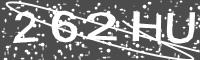
#> input picture dataset/origin/262HU.png, 200 x 60 px; its folder holds only this picture in this run
$ python -i clean_data.py   (imports and definitions only)
#> lines starting #> are read from the running program, lines starting #| are printed output that depends on the picture; after the words box and inside, x2 and y2 are one past the last pixel; in counts of white or black regions, pixels touching at a corner belong together
#> further down, picture is the input picture: shape (60, 200, 3); min 47, max 255, mean 127.4
import os
import cv2
from collections import Counter

import numpy as np


def clean_image(image: cv2.typing.MatLike, show_steps=False):
#> called with show_steps = False
    gray = cv2.cvtColor(image, cv2.COLOR_BGR2GRAY)

    blurred = cv2.GaussianBlur(gray, (3, 3), 0)
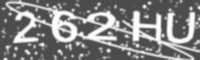
#> blurred: shape (60, 200); min 72, max 255, mean 127.5
    opened = cv2.morphologyEx(
        blurred, cv2.MORPH_OPEN, cv2.getStructuringElement(cv2.MORPH_RECT, (4, 4))
    )
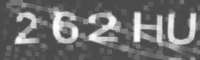
#> opened: shape (60, 200); min 72, max 252, mean 111.1
    eroded = cv2.erode(
        opened, cv2.getStructuringElement(cv2.MORPH_RECT, (3, 3)), iterations=1
    )
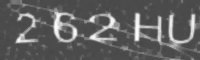
#> eroded: shape (60, 200); min 72, max 252, mean 96.3
    dilated = cv2.dilate(
        eroded, cv2.getStructuringElement(cv2.MORPH_RECT, (2, 2)), iterations=1
    )
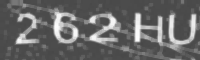
#> dilated: shape (60, 200); min 72, max 252, mean 103.5
    closed = cv2.morphologyEx(
        dilated,
        cv2.MORPH_CLOSE,
        cv2.getStructuringElement(cv2.MORPH_ELLIPSE, (1, 1)),
        iterations=2,
    )
    blurred = cv2.GaussianBlur(closed, (5, 5), 0)
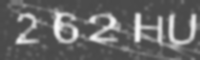
#> blurred: shape (60, 200); min 73, max 249, mean 103.5
    opened = cv2.morphologyEx(
        blurred, cv2.MORPH_CLOSE, cv2.getStructuringElement(cv2.MORPH_RECT, (3, 3))
    )
    _, binary = cv2.threshold(opened, 0, 255, cv2.THRESH_BINARY + cv2.THRESH_OTSU)
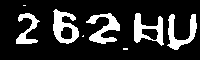
#> binary: shape (60, 200); 18.2% white; 8 white regions (3 under 20 px)
    contours, _ = cv2.findContours(binary, cv2.RETR_EXTERNAL, cv2.CHAIN_APPROX_SIMPLE)
#> contours = 8 contours, 3 with area under 20; largest, box (x1, y1, x2, y2) and area: (53, 9, 79, 44) 544, (134, 13, 164, 46) 511, (86, 13, 120, 44) 392, (167, 14, 197, 50) 364, (16, 13, 40, 44) 251

    # Create an empty mask to draw only the contours larger than the threshold
    mask_for_large_objects = np.zeros_like(gray)
    for contour in contours:
        # It's good practice to ensure the contour is not empty
        if len(contour) > 0:
            area = cv2.contourArea(contour)
            if np.isscalar(area):  # Check if it's a scalar value
                if area >= 100:
                    # Draw the contour filled onto the mask
                    cv2.drawContours(
                        mask_for_large_objects, [contour], -1, 255, cv2.FILLED
                    )
#> this loop made 8 passes
#> area on passes 3 to 7: 364, 511, 392, 251, 544
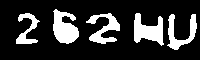
#> mask_for_large_objects: shape (60, 200); 20% white; 5 white regions, box (x1, y1, x2, y2) and area: (53, 9, 79, 44) 603, (134, 13, 164, 46) 575, (86, 13, 120, 44) 474, (167, 14, 197, 50) 440, (16, 13, 40, 44) 313
    cleaned_binary = cv2.bitwise_and(binary, binary, mask=mask_for_large_objects)
#> cleaned_binary: shape (60, 200); 18.1% white; 5 white regions, box (x1, y1, x2, y2) and area: (53, 9, 79, 44) 489, (86, 13, 120, 44) 474, (134, 13, 164, 46) 451, (167, 14, 197, 50) 440, (16, 13, 40, 44) 313
    if show_steps:
        cv2.imshow("Original", image)
        cv2.imshow("Binary", cleaned_binary)
        cv2.waitKey(0)
        cv2.destroyAllWindows()
    return binary


def clean_all_images(input_dir="dataset/origin", output_dir="dataset/clean"):
    os.makedirs(output_dir, exist_ok=True)

    for filename in os.listdir(input_dir):
        if filename.lower().endswith((".png", ".jpg", ".jpeg")):
            input_path = os.path.join(input_dir, filename)
            output_path = os.path.join(output_dir, filename)
            image = cv2.imread(input_path)
            cleaned = clean_image(image)
            cv2.imwrite(output_path, cleaned)
            print(f"Saved cleaned image to {output_path}")


def analyze_characters(dataset_path="dataset/clean"):
    filenames = [f for f in os.listdir(dataset_path) if f.endswith(".png")]
    counter = Counter()

    for name in filenames:
        label = os.path.splitext(name)[0]
        counter.update(label)

    print("count:")
    for char, count in sorted(counter.items()):
        print(f"{char}: {count}")

    unique_chars = sorted(counter.keys())
    print("char_set")
    print(f"'{''.join(unique_chars)}'")
    return unique_chars

>>> import cv2
>>> picture = cv2.imread('../dataset/origin/262HU.png')
>>> result = clean_image(picture)

$ run again, on dataset/origin/2XQ36.png
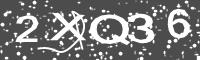
#> input picture dataset/origin/2XQ36.png, 200 x 60 px
#> picture is the input picture: shape (60, 200, 3); min 43, max 255, mean 118.4
#> in clean_image, `_, binary = cv2.threshold(opened, 0, 255, cv2.THRESH_BINARY + cv2.THRE..`:
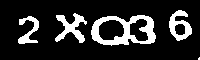
#> binary: shape (60, 200); 16.6% white; 5 white regions (1 under 20 px)
#> contours = 5 contours, 1 with area under 20; largest, box (x1, y1, x2, y2) and area: (91, 15, 156, 46) 1532, (169, 10, 192, 41) 404, (55, 13, 87, 43) 345, (18, 16, 39, 44) 208
#> the loop in clean_image, `for contour in contours: # It's good practice to ensure the contour is..` made 5 passes
#> area on passes 2 to 5: 208, 1531.5, 345, 403.5
#> after the loop in clean_image, `for contour in contours:`:
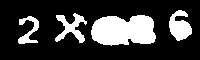
#> mask_for_large_objects: shape (60, 200); 22.9% white; 4 white regions, box (x1, y1, x2, y2) and area: (91, 15, 156, 46) 1616, (169, 10, 192, 41) 453, (55, 13, 87, 43) 416, (18, 16, 39, 44) 265
#> cleaned_binary: shape (60, 200); 16.6% white; 4 white regions, box (x1, y1, x2, y2) and area: (91, 15, 156, 46) 948, (55, 13, 87, 43) 416, (169, 10, 192, 41) 358, (18, 16, 39, 44) 265

$ run again, on dataset/origin/2XTFG.png
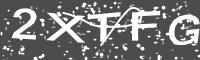
#> input picture dataset/origin/2XTFG.png, 200 x 60 px
#> picture is the input picture: shape (60, 200, 3); min 43, max 255, mean 117.4
#> in clean_image, `_, binary = cv2.threshold(opened, 0, 255, cv2.THRESH_BINARY + cv2.THRE..`:
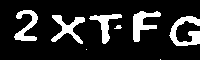
#> binary: shape (60, 200); 16% white; 8 white regions (2 under 20 px)
#> contours = 8 contours, 3 with area under 20; largest, box (x1, y1, x2, y2) and area: (169, 16, 200, 46) 374, (133, 11, 161, 42) 336, (51, 15, 85, 44) 316, (14, 10, 38, 41) 276, (89, 14, 122, 44) 264
#> the loop in clean_image, `for contour in contours: # It's good practice to ensure the contour is..` made 8 passes
#> area on passes 4 to 8: 374.5, 316, 264, 336.5, 276
#> after the loop in clean_image, `for contour in contours:`:
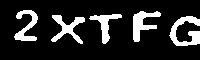
#> mask_for_large_objects: shape (60, 200); 15.8% white; 5 white regions, box (x1, y1, x2, y2) and area: (169, 16, 200, 46) 456, (133, 11, 161, 42) 401, (51, 15, 85, 44) 382, (14, 10, 38, 41) 340, (89, 14, 122, 44) 318

$ run again, on dataset/origin/327Q8.png
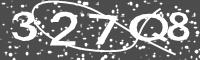
#> input picture dataset/origin/327Q8.png, 200 x 60 px
#> picture is the input picture: shape (60, 200, 3); min 51, max 255, mean 121.9
#> binary: shape (60, 200); 18% white; 8 white regions (1 under 20 px)
#> contours = 8 contours, 2 with area under 20; largest, box (x1, y1, x2, y2) and area: (130, 14, 191, 45) 1290, (53, 13, 79, 49) 356, (15, 13, 41, 42) 300, (91, 14, 119, 48) 267, (44, 0, 66, 5) 68, (79, 3, 89, 9) 26
#> the loop in clean_image, `for contour in contours: # It's good practice to ensure the contour is..` made 8 passes
#> area on passes 3 to 8: 1290, 267, 355.5, 300, 26.5, 68
#> in clean_image, `cleaned_binary = cv2.bitwise_and(binary, binary, mask=mask_for_large_o..`:
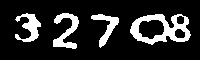
#> cleaned_binary: shape (60, 200); 16.7% white; 4 white regions, box (x1, y1, x2, y2) and area: (130, 14, 191, 45) 886, (53, 13, 79, 49) 429, (15, 13, 41, 42) 364, (91, 14, 119, 48) 321
